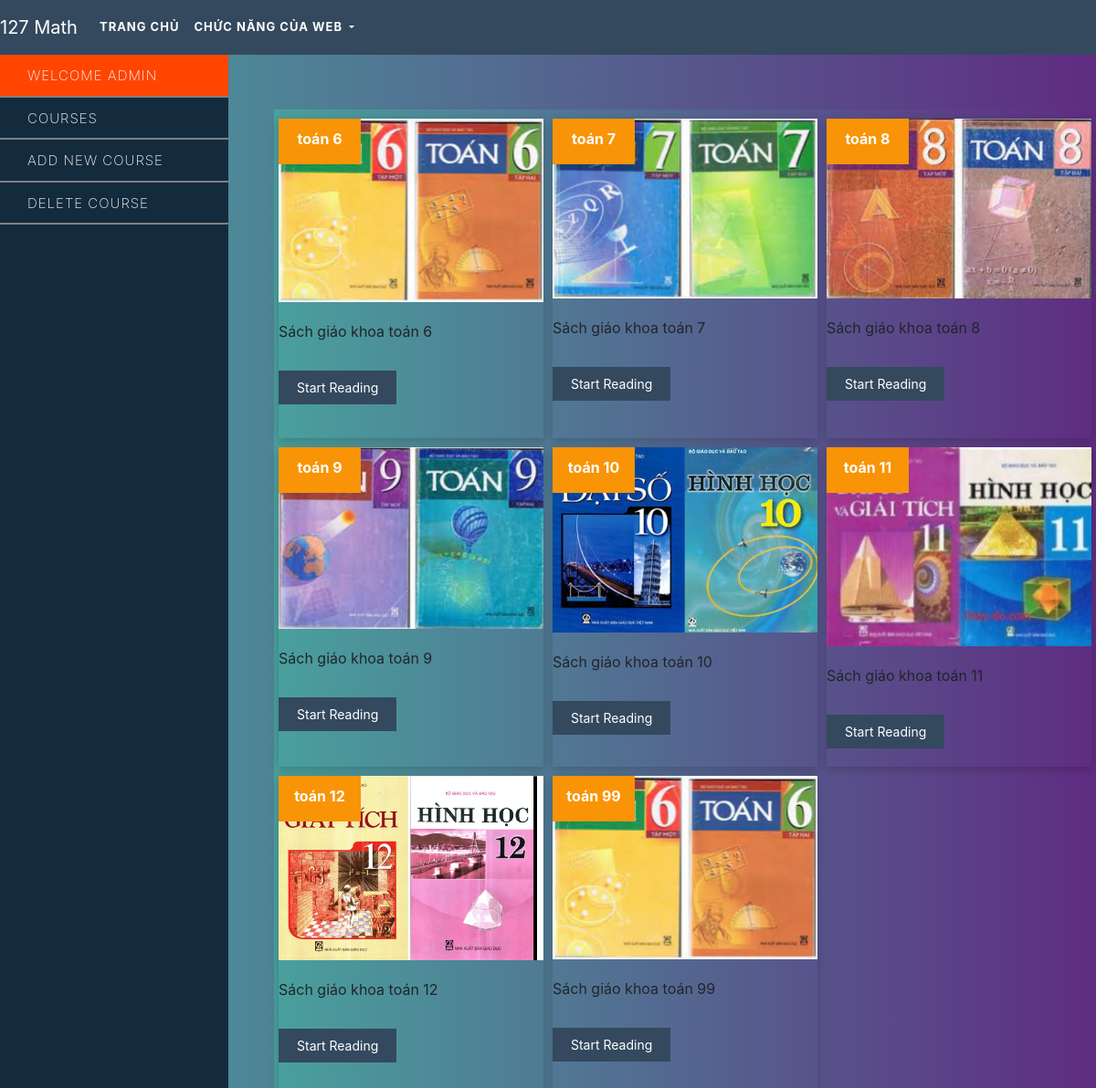
The page /127/admin/courses/admin_panel.php on the database its author committed.
### tables this page shows
CREATE TABLE `programming_languages` (
  `id` int(255) NOT NULL,
  `language_name` varchar(255) DEFAULT NULL,
  `language_image` varchar(255) DEFAULT NULL,
  `language_description` varchar(255) DEFAULT NULL
);

### 127/admin/courses/admin_panel.php (the view, shortened to what this page needs)
<?php
include "../includes/navbar.php"
 ?>
 <link rel="stylesheet" type="text/css" href="../../css/java_programming.css">
 <link rel="stylesheet" type="text/css" href="../../css/programming.css">
<body>
	<div class="sidemenu" id="sidebarleftmenu" style="margin-top: -20px; width: 250px;">
		<ul class="sidemenulist">
			<li style="background-color :orangered;"><a href="" >Welcome Admin</a></li>
			<li><a href="http://localhost/MyResponsiveWebsiteDemo/admin/admin_panel.php">courses</a></li>
			<li> <a href="" data-toggle="modal" data-target="#myModal">Add New Course</a></li>
			<li><a href="" data-toggle="modal" data-target="#myModaldelete">Delete course</a></li>
		</ul>
	</div>
	<div id="main-content" class="container col-md-9 bg-primary mt-20 form-row">
		<br><br><br><br>
			<?php
			   $con=mysqli_connect('localhost','root');
			mysqli_select_db($con,'uniquedeveloper');
			$q="select * from programming_languages";
			$query=mysqli_query($con,$q);
			while ($res=mysqli_fetch_array($query)) {
			?>
			<div class="col-md-4  content-border" style="margin-bottom: 10px;">
 								<div class="latest-news-wrap">
 									<div class="news-img">
 										<img src="../../<?php echo $res['language_image']; ?>" class="img-responsive img-fluid">
 										<div class="deat">
 											<span><?php echo $res['language_name']; ?></span>
 										</div>
 									</div>
 									<div class="news-content">
 										<p>
 											<?php echo $res['language_description']; ?>
 										</p><br>
 										<a href="admin_edit_courses.php?course_name=<?php echo $res['language_name'] ?> ">Start Reading</a>
 									</div>
 								</div>
 							</div>
<?php } ?>
	</div>
</body>

### 127/css/java_programming.css (style rules this page uses)
* { margin:0px; padding:0px; box-sizing: border-box; }
body { background-color:red; }
ul li a { color: white !important; font-weight: bold; font-size: 13px; text-transform: uppercase; letter-spacing: 1px; transition: all 0.5s ease-in; }
.sidemenu { height: 100%; background-color: #142b3d; width: 0px; position: fixed; top:80px; left:0; overflow-x:hidden; transition: all 0.6s; }
.sidemenu ul li a { color: white; text-decoration: none; list-style: none; margin:20px; text-align: center; font-weight: 200; font-size: 15px; }
.sidemenu ul li { padding:10px; width: 300px; border-bottom: 2px solid grey; transition: all 0.6s; cursor: pointer; }
#sidebarleftmenu { width: 300px; }

### 127/css/programming.css (style rules this page uses)
* { margin: 0px; padding: 0px; }
ul li a { color: white !important; font-weight: bold; font-size: 13px; text-transform: uppercase; letter-spacing: 1px; transition: all 0.5s ease-in; }
.latest-news-wrap { box-shadow: 0px 3px 10px rgba(0,0,0,0.2); height: 350px; }
.news-img { position: relative; }
.news-img:before { position: absolute; left:0; top:0; width: 100%; height: 100%; background: #000; content: ""; opacity: 0; transform: scale(.8); transition: all 0.5s; }
.deat { background: #f89406 none repeat scroll 0.0; height: 50px; left:0; position: absolute; text-align: center; top:0; width: 90px; padding: 10px; }
.deat span { color: white; font-weight: 700; font-size: 16px; }
.news-content p { margin-bottom: 15px; text-align: justify; margin-top: 20px; }
.news-content a { font-size: 14px; background-color: #34495e; padding:10px 20px; color: white; transition: all 0.5s ease-in; }

### 127/admin/courses/admin_panel.php (style rules this page uses)
#main-content { margin-right: 0px; margin-top: 60px; margin-left: 300px; padding: 0; padding-right: 0px; padding-top: 10px; background: #5f2c82; background: -webkit-linear-gradient(to right, #49a09d, #5f2c82); background: linear-gradient(to right, #49a09d, #5f2c82); }
body { background: #5f2c82; background: -webkit-linear-gradient(to right, #49a09d, #5f2c82); background: linear-gradient(to right, #49a09d, #5f2c82); }

### rows shown on the page
programming_languages: language_image (picture), language_name "toán 6", language_description "Sách giáo khoa toán 6"
programming_languages: language_image (picture), language_name "toán 7", language_description "Sách giáo khoa toán 7"
programming_languages: language_image (picture), language_name "toán 8", language_description "Sách giáo khoa toán 8"
programming_languages: language_image (picture), language_name "toán 9", language_description "Sách giáo khoa toán 9"
programming_languages: language_image (picture), language_name "toán 10", language_description "Sách giáo khoa toán 10"
programming_languages: language_image (picture), language_name "toán 11", language_description "Sách giáo khoa toán 11"
programming_languages: language_image (picture), language_name "toán 12", language_description "Sách giáo khoa toán 12"
programming_languages: language_image (picture), language_name "toán 99", language_description "Sách giáo khoa toán 99"
